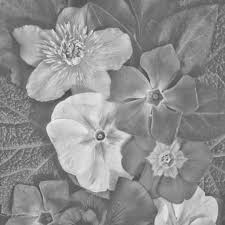
#> input picture Q1.jpg, 225 x 225 px
$ python histogram_equalization.py
#> lines starting #> are read from the running program, lines starting #| are printed output that depends on the picture
### utils.py
import cv2
import numpy as np
import matplotlib.pyplot as plt


def load_gray(path: str) -> np.ndarray:
#> called with path = 'Q1.jpg'
    img = cv2.imread(path)
#> img is the input picture: shape (225, 225, 3); min 54, max 244, mean 143.6
    if img is None:
        raise FileNotFoundError(f"找不到影像：{path}")
    return cv2.cvtColor(img, cv2.COLOR_BGR2GRAY)


def save_img(path: str, img: np.ndarray) -> None:
    cv2.imwrite(path, img)
    print(f"已儲存：{path}")


def calc_histogram(img: np.ndarray) -> np.ndarray:
    hist = np.zeros(256, dtype=np.int64)
    for val in range(256):
        hist[val] = np.sum(img == val)
#> after the loop, hist = 256 values, max 809 at index 117, min 0 at index 0, mean 197.8
    return hist


def plot_histogram(hist: np.ndarray, title: str, ax: plt.Axes) -> None:
    ax.bar(np.arange(256), hist, width=1, color="steelblue", edgecolor="none")
    ax.set_title(title)
    ax.set_xlim([0, 255])
    ax.set_xlabel("Pixel value")
    ax.set_ylabel("Count")

### histogram_equalization.py
import os
import numpy as np
import matplotlib.pyplot as plt
from utils import load_gray, save_img, calc_histogram, plot_histogram


def histogram_equalization(img: np.ndarray) -> np.ndarray:
    hist = calc_histogram(img)
    cdf = np.cumsum(hist)
#> cdf = 256 values from 0 to 50625
    cdf_min = cdf[cdf > 0].min()
#> cdf_min = 1
    total_px = img.size
#> total_px = 50625
    mapping = np.round((cdf - cdf_min) / (total_px - cdf_min) * 255).astype(np.uint8)
#> mapping = 256 values from 0 to 255
    return mapping[img]
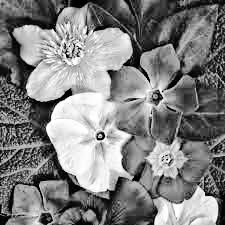
#> returned value: shape (225, 225); min 0, max 255, mean 128.8


if __name__ == "__main__":
    os.makedirs("output", exist_ok=True)

    img = load_gray("Q1.jpg")
    img_eq = histogram_equalization(img)
    save_img("output/Q1_equalized.jpg", img_eq)

    fig, axes = plt.subplots(2, 2, figsize=(12, 8))
    fig.suptitle("Q1 Histogram Equalization", fontsize=14)

    axes[0, 0].imshow(img, cmap="gray", vmin=0, vmax=255)
    axes[0, 0].set_title("Original"); axes[0, 0].axis("off")
    axes[0, 1].imshow(img_eq, cmap="gray", vmin=0, vmax=255)
    axes[0, 1].set_title("Equalized"); axes[0, 1].axis("off")
    plot_histogram(calc_histogram(img), "Histogram (before)", axes[1, 0])
    plot_histogram(calc_histogram(img_eq), "Histogram (after)", axes[1, 1])

    plt.tight_layout()
    plt.savefig("output/Q1_result.png", dpi=150)
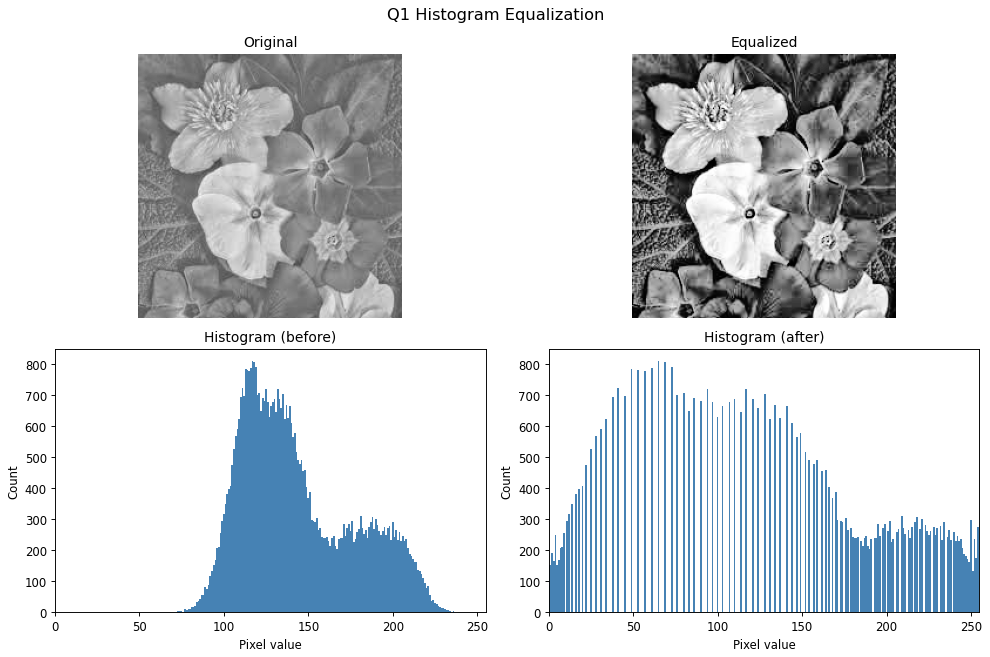
#> figure drawn by matplotlib, 4 panels; panel 3: tallest bar 809 high, from x = 116.5 to 117.5; panel 4: tallest bar 809 high, from x = 64.5 to 65.5
    plt.close()

$ run again, with Q3.jpg copied over Q1.jpg
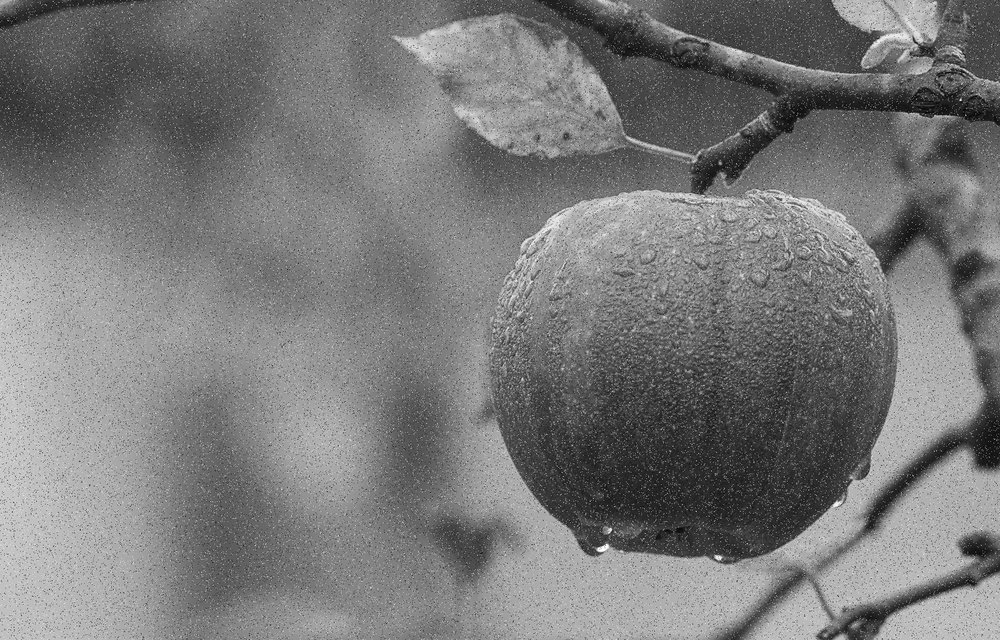
#> input picture Q3.jpg, 1000 x 640 px, shrunk from 1880 x 1204 before the run
#> in load_gray, img is the input picture: shape (640, 1000, 3); min 0, max 255, mean 121.5
#> after the loop in calc_histogram, `for val in range(256):`: hist = 256 values, max 6180 at index 131, min 0 at index 4, mean 2500
#> cdf = 256 values from 4 to 640000
#> cdf_min = 4
#> mapping = 256 values from 0 to 255
#> in histogram_equalization, `return mapping[img]`:
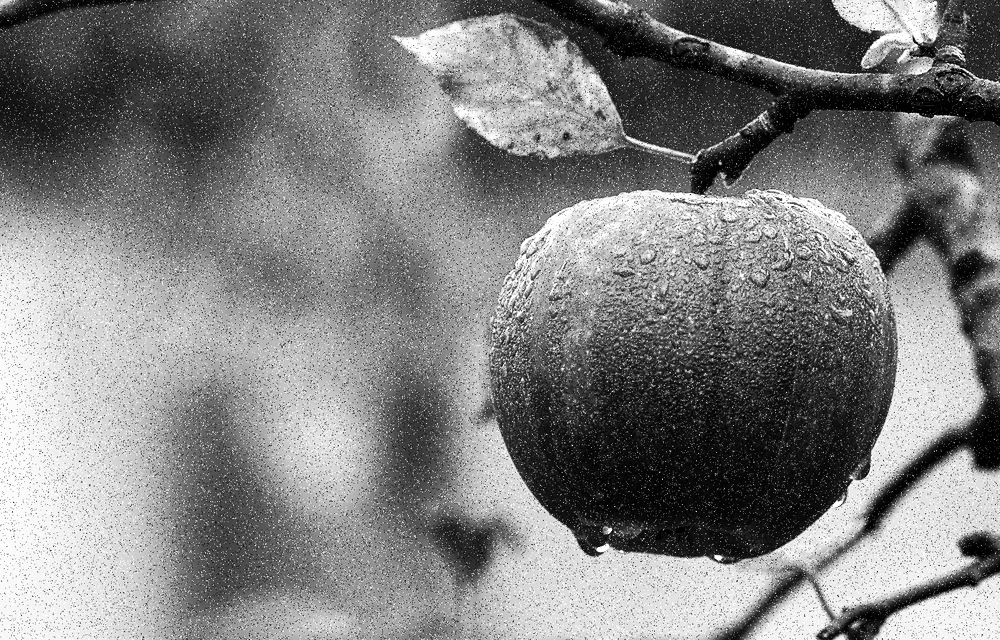
#> returned value: shape (640, 1000); min 0, max 255, mean 128.3
#> `plt.savefig("output/Q1_result.png", dpi=150)`:
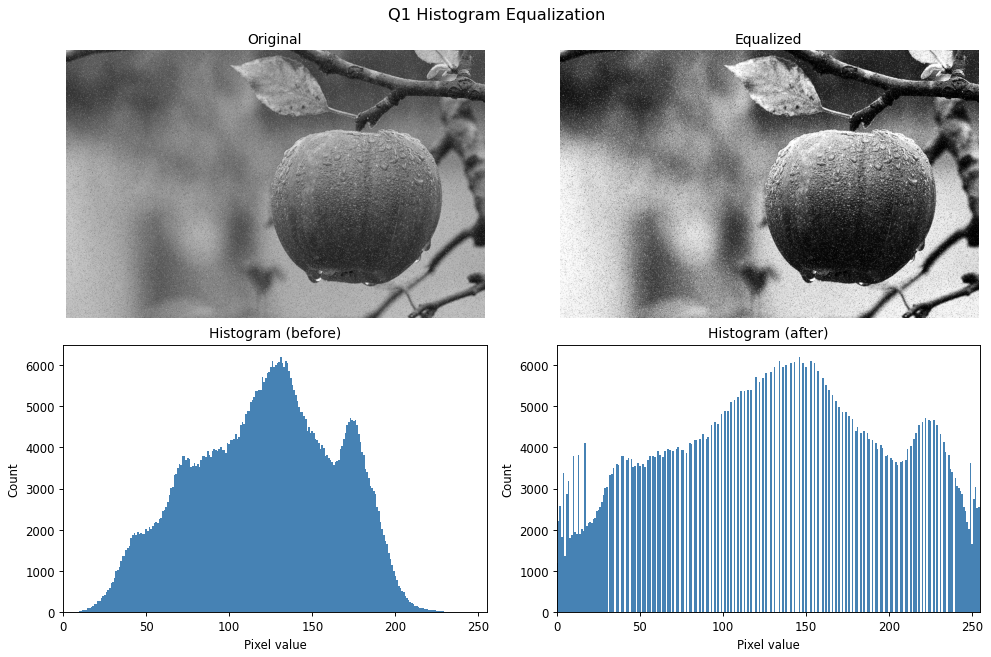
#> figure drawn by matplotlib, 4 panels; panel 3: tallest bar 6180 high, from x = 130.5 to 131.5; panel 4: tallest bar 6180 high, from x = 145.5 to 146.5

$ run again, with Q2_ref.jpg copied over Q1.jpg
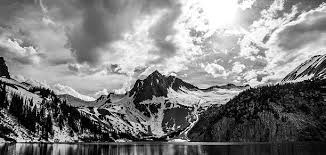
#> input picture Q2_ref.jpg, 326 x 155 px
#> in load_gray, img is the input picture: shape (155, 326, 3); min 0, max 255, mean 128.1
#> after the loop in calc_histogram, `for val in range(256):`: hist = 256 values, max 950 at index 0, min 76 at index 83, mean 197.4
#> cdf = 256 values from 950 to 50530
#> cdf_min = 950
#> mapping = 256 values from 0 to 255
#> `plt.savefig("output/Q1_result.png", dpi=150)`:
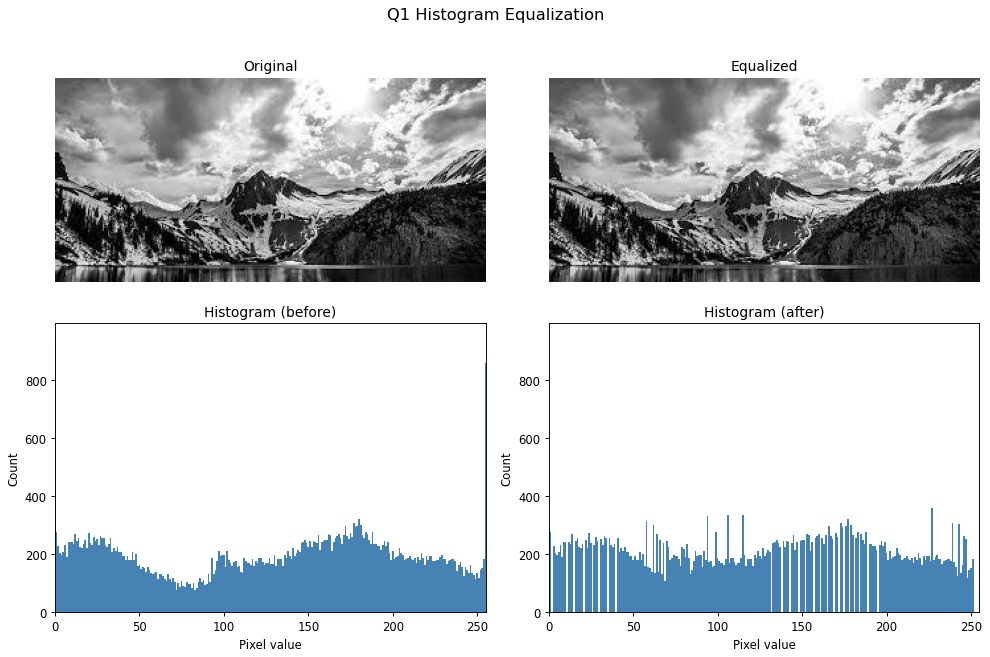
#> figure drawn by matplotlib, 4 panels; panel 3: tallest bar 950 high, from x = -0.5 to 0.5; panel 4: tallest bar 950 high, from x = -0.5 to 0.5
